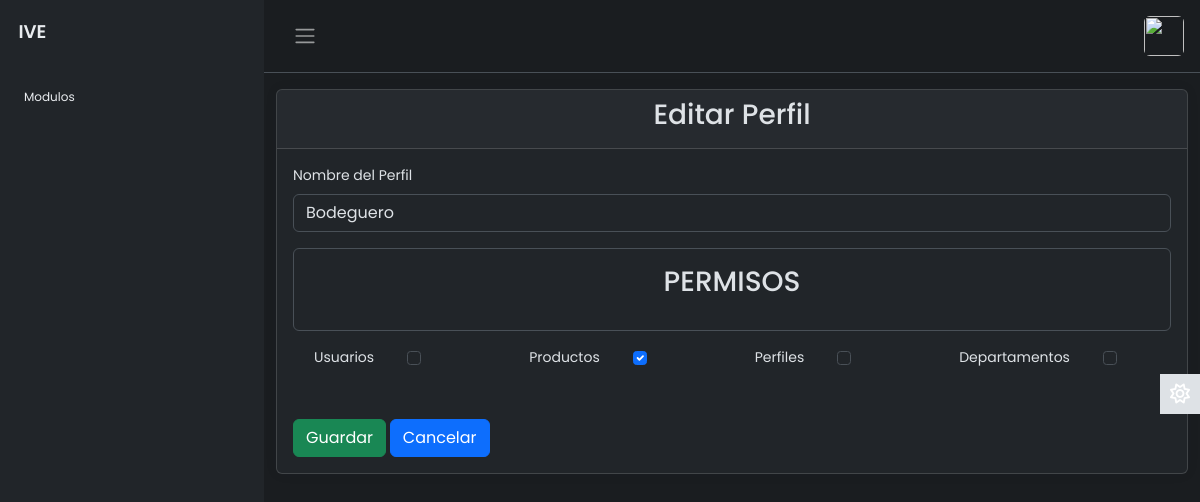
/modulos/perfiles/EditarPerfil.php?txtID=2 (signed in), run on the app's committed database.
### tables this page shows
CREATE TABLE `perfiles` (
  `idPerfil` int(11) NOT NULL,
  `Permisos` varchar(255) DEFAULT NULL,
  `lActivo` int(11) DEFAULT NULL,
  `NombrePerfil` varchar(50) DEFAULT NULL
);

CREATE TABLE `permisos` (
  `idPermiso` int(11) NOT NULL,
  `NombrePermiso` varchar(50) DEFAULT NULL
);

### modulos/perfiles/EditarPerfil.php (the view, shortened to what this page needs)
<?php
include("../../layout/top.php");
require("../../config/dbcontext.php");
if (isset($_GET['txtID'])) {
    $txtID = (isset($_GET['txtID'])) ? $_GET['txtID'] : "";
    $query = $link->prepare("SELECT * FROM perfiles where IDPerfil = ?");
    $query->bind_param("s", $txtID);
    $query->execute();
    $result = $query->get_result();
    if ($registro = $result->fetch_assoc()) {
        $nombre = $registro["NombrePerfil"];
        $permisosPerfil = explode(",", $registro["Permisos"]);
    } else {
        echo ("NO SE ENCONTRARON REGISTROS");
    }
}
$query = $link->prepare("SELECT * FROM permisos");
$query->execute();
$result = $query->get_result();
$Permisos = $result->fetch_all(MYSQLI_ASSOC);
?>
<div class="container mt-3">
    <div class="card">
        <div class="card-header">
            <h3 class="d-flex justify-content-center">Editar Perfil</h3>
        </div>
        <div class="card-body">
            <form id="formEditarPerfil">
                <div class="mb-3">
                    <label for="Nombre" class="form-label">Nombre del Perfil</label>
                    <input type="text" class="form-control" name="nombre" id="nombre" value="<?php echo $nombre ?>">
                </div>
                <div class="mb-3 p-3 border rounded">
                    <h3 class="text-center mb-3"> PERMISOS</h3>
                </div>
                <div class="form-check d-flex justify-content-between mb-2">
                <?php
                foreach ($Permisos as $permiso) {
                    $nombrePermiso = $permiso['NombrePermiso'];
                    $idPermiso = $permiso['idPermiso'];
                    echo '<label class="form-check-label" for="permiso' . $idPermiso . '">' . $nombrePermiso . '</label>';
                    if (in_array($nombrePermiso, $permisosPerfil)) {
                        echo '<input class="form-check-input" type="checkbox" name="permisos" value="' . $nombrePermiso . '" id="permiso' . $idPermiso . '" checked><br>';
                    } else {
                        echo '<input class="form-check-input" type="checkbox" name="permisos" value="' . $nombrePermiso . '" id="permiso' . $idPermiso . '"><br>';
                    }
                }
                ?>
                </div>
                 <div class="gap-2 mt-5">
                <button type="submit" class="btn btn-success">Guardar</button>
                <a class="btn btn-primary" href="index.php" role="button">Cancelar</a>
                </div>
            </form>
        </div>
    </div>
</div>
<?php
include("../../layout/foot.php");
?>

### layout/style.css (style rules this page uses)
body { font-family: 'Poppins', sans-serif; font-size: 0.875rem; opacity: 1; overflow-y: scroll; margin: 0; }
a { cursor: pointer; text-decoration: none; font-family: 'Poppins', sans-serif; }
.card { box-shadow: 0 0 .875rem 0 rgba(34, 46, 60, .05); margin-bottom: 24px; }

### data on the page
perfiles: nombre "Bodeguero"
permisos: NombrePermiso "Usuarios"
permisos: NombrePermiso "Productos"
permisos: NombrePermiso "Perfiles"
permisos: NombrePermiso "Departamentos"
